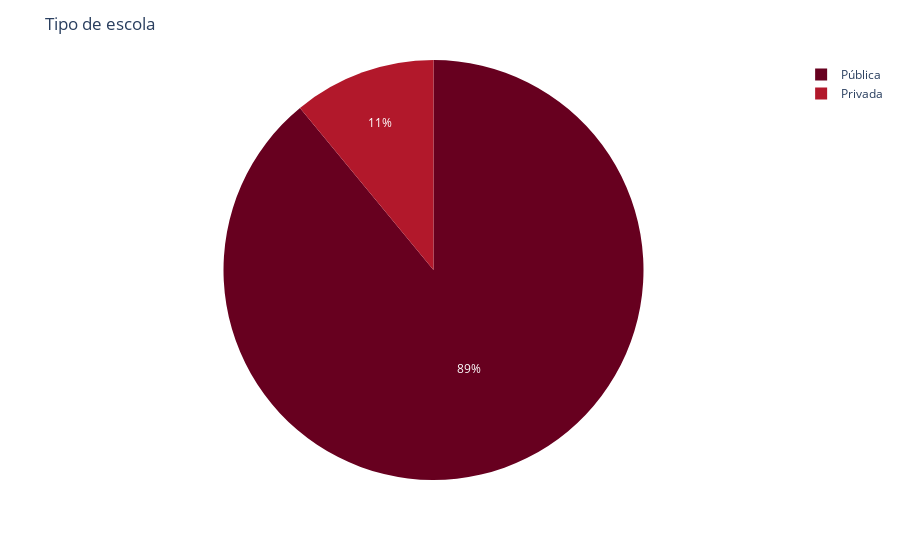

Notebook code cell kept with this figure:
### Code cell
# grafico de tipo de escola
school = filtered_aggregated_df['MICRODADOS_TP_ESCOLA'].value_counts()
labels = school.index
shape = school.values

# transformando dos valores numéricos para as legendas correspondentes
legend = {1: 'Não respondeu', 2: 'Pública', 3: 'Privada'}
labels_text = [legend.get(valor, valor) for valor in labels]

fig = px.pie(values=shape, names=labels_text, color_discrete_sequence=px.colors.sequential.RdBu)
fig.update_layout(title='Tipo de escola')
fig.show()

### Figure 1 — Plotly figure (JSON) as saved in the notebook; plotly's stock layout.template omitted (floating-point values rounded to 4 significant figures)
{"data": [{"domain": {"x": [0, 1], "y": [0, 1]}, "hovertemplate": "label=%{label}<br>value=%{value}<extra></extra>", "labels": ["Pública", "Privada"], "legendgroup": "", "name": "", "showlegend": true, "type": "pie", "values": [19840, 2444]}], "layout": {"legend": {"tracegroupgap": 0}, "margin": {"t": 60}, "piecolorway": ["rgb(103,0,31)", "rgb(178,24,43)", "rgb(214,96,77)", "rgb(244,165,130)", "rgb(253,219,199)", "rgb(247,247,247)", "rgb(209,229,240)", "rgb(146,197,222)", "rgb(67,147,195)", "rgb(33,102,172)", "rgb(5,48,97)"], "title": {"text": "Tipo de escola"}}}
